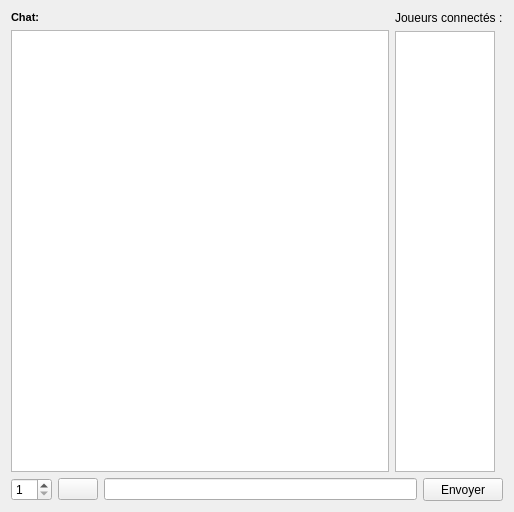
<?xml version="1.0" encoding="UTF-8"?>
<ui version="4.0">
 <class>ChatWidgetForm</class>
 <widget class="QWidget" name="ChatWidgetForm">
  <property name="geometry">
   <rect>
    <x>0</x>
    <y>0</y>
    <width>514</width>
    <height>512</height>
   </rect>
  </property>
  <property name="sizePolicy">
   <sizepolicy hsizetype="Preferred" vsizetype="Expanding">
    <horstretch>0</horstretch>
    <verstretch>0</verstretch>
   </sizepolicy>
  </property>
  <property name="windowTitle">
   <string>Form</string>
  </property>
  <layout class="QVBoxLayout" name="verticalLayout">
   <item>
    <layout class="QHBoxLayout" name="horizontalLayout_2">
     <item>
      <layout class="QVBoxLayout" name="verticalLayout_3">
       <item>
        <widget class="QLabel" name="label">
         <property name="font">
          <font>
           <pointsize>8</pointsize>
           <weight>75</weight>
           <bold>true</bold>
          </font>
         </property>
         <property name="text">
          <string>Chat:</string>
         </property>
        </widget>
       </item>
       <item>
        <widget class="QTextEdit" name="textEdit"/>
       </item>
      </layout>
     </item>
     <item>
      <layout class="QVBoxLayout" name="verticalLayout_2">
       <item>
        <widget class="QLabel" name="label_2">
         <property name="text">
          <string>Joueurs connectés :</string>
         </property>
        </widget>
       </item>
       <item>
        <widget class="QTreeView" name="treeView">
         <property name="sizePolicy">
          <sizepolicy hsizetype="Minimum" vsizetype="Expanding">
           <horstretch>0</horstretch>
           <verstretch>0</verstretch>
          </sizepolicy>
         </property>
         <property name="maximumSize">
          <size>
           <width>100</width>
           <height>9999999</height>
          </size>
         </property>
        </widget>
       </item>
      </layout>
     </item>
    </layout>
   </item>
   <item>
    <layout class="QHBoxLayout" name="horizontalLayout">
     <item>
      <widget class="QSpinBox" name="spinBox">
       <property name="minimum">
        <number>1</number>
       </property>
      </widget>
     </item>
     <item>
      <widget class="QPushButton" name="pushButton_2">
       <property name="text">
        <string/>
       </property>
       <property name="icon">
        <iconset resource="resources.qrc">
         <normaloff>:/icons/ressources/dice.png</normaloff>:/icons/ressources/dice.png</iconset>
       </property>
       <property name="iconSize">
        <size>
         <width>30</width>
         <height>30</height>
        </size>
       </property>
      </widget>
     </item>
     <item>
      <widget class="QLineEdit" name="lineEdit"/>
     </item>
     <item>
      <widget class="QPushButton" name="pushButton">
       <property name="sizePolicy">
        <sizepolicy hsizetype="Minimum" vsizetype="Preferred">
         <horstretch>0</horstretch>
         <verstretch>0</verstretch>
        </sizepolicy>
       </property>
       <property name="maximumSize">
        <size>
         <width>100</width>
         <height>50</height>
        </size>
       </property>
       <property name="text">
        <string>Envoyer</string>
       </property>
      </widget>
     </item>
    </layout>
   </item>
  </layout>
 </widget>
 <resources>
  <include location="resources.qrc"/>
 </resources>
 <connections/>
</ui>
